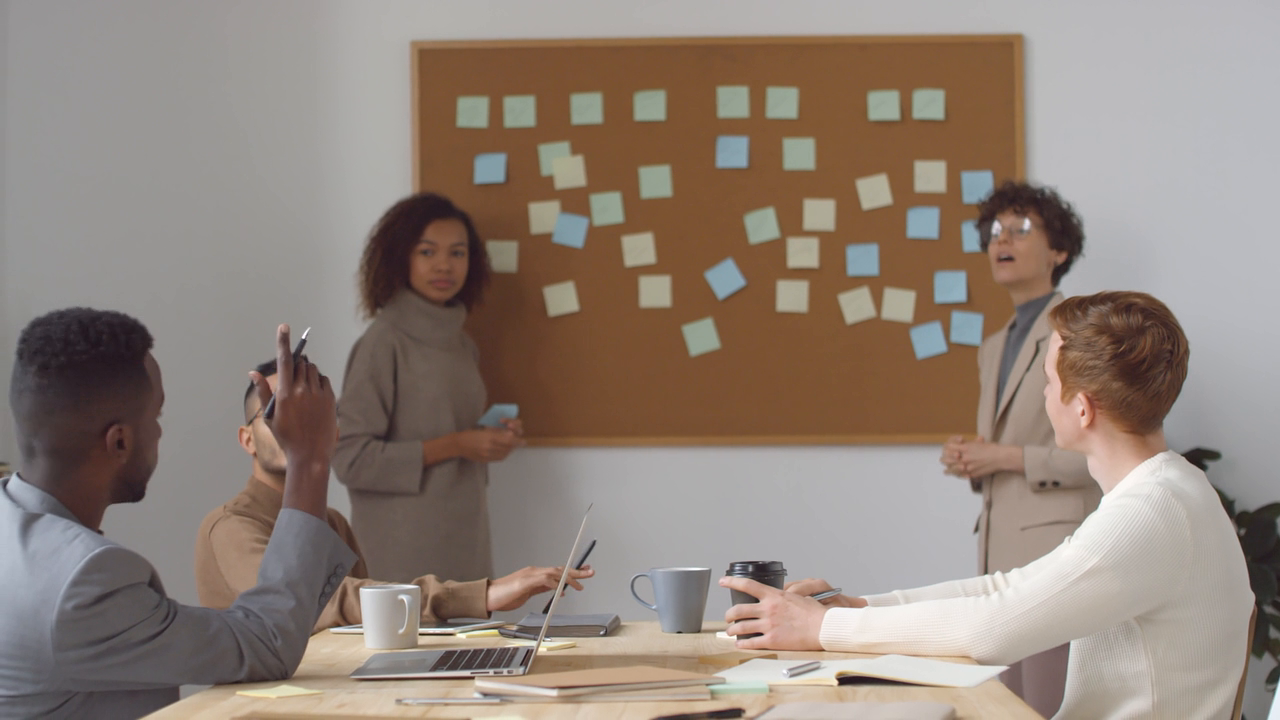
#> input picture frame 24 of faces.mp4, 1280 x 720 px
$ python opencv_face_detection_using_haar_cascade_classifiers.py
#> lines starting #> are read from the running program, lines starting #| are printed output that depends on the picture; after the words box and inside, x2 and y2 are one past the last pixel; in counts of white or black regions, pixels touching at a corner belong together
import cv2

face_cascade = cv2.CascadeClassifier("haarcascade_frontalface_default.xml")
eye_cascade = cv2.CascadeClassifier("haarcascade_eye_tree_eyeglasses.xml")

cap = cv2.VideoCapture("faces.mp4")

while cap.isOpened():
    _, img = cap.read()
#> img is the input picture: shape (720, 1280, 3); mean B, G, R 120.9, 130.6, 144.7
    gray = cv2.cvtColor(img, cv2.COLOR_BGR2GRAY)
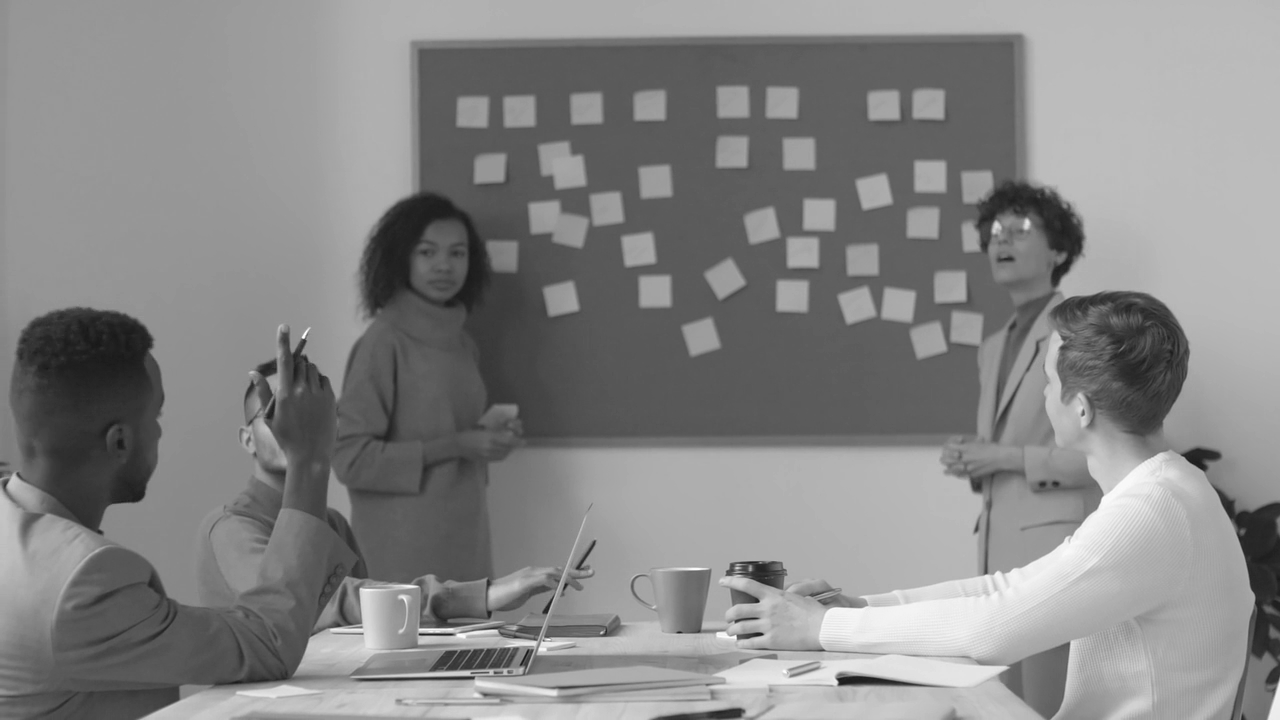
#> gray: shape (720, 1280); min 22, max 255, mean 133.6
    faces = face_cascade.detectMultiScale(gray, 1.1, 4)
#> faces = [[406, 224, 74, 74], [322, 411, 74, 74]]


    for (x,y,w,h) in faces:
        cv2.rectangle(img, (x,y), (x+w, y+h), (255,0,0), 3)
        roi_gray = gray[y:y+h, x:x+w]
        roi_color = img[y:y+h, x:x+w]

        eyes = eye_cascade.detectMultiScale(roi_gray)
        for (ex,ey,ew,eh) in eyes:
            cv2.rectangle(roi_color, (ex,ey), (ex+ew, ey+eh), (0,255,0), 5)
#> this loop made 2 passes
#> (x, y, w, h, eyes) on pass 1: (406, 224, 74, 74, [[9, 19, 20, 20], [40, 20, 22, 22]])
#> pass 1, `roi_gray = gray[y:y+h, x:x+w]`:
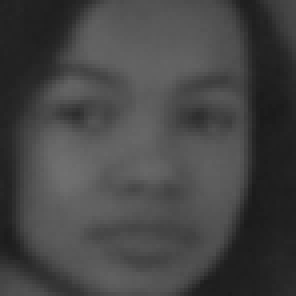
#> roi_gray: shape (74, 74) (shown 4 times larger); min 26, max 112, mean 68.8
#> pass 1, `roi_color = img[y:y+h, x:x+w]`:
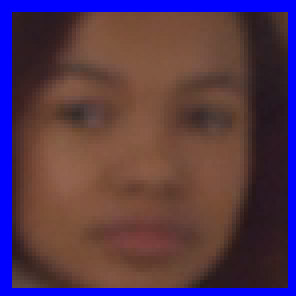
#> roi_color: shape (74, 74, 3) (shown 4 times larger); mean B, G, R 78.1, 54.8, 83.7
#> pass 2, `roi_gray = gray[y:y+h, x:x+w]`:
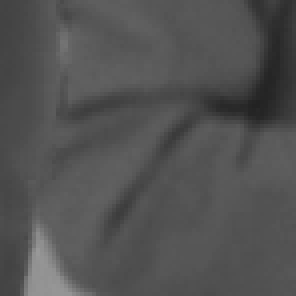
#> roi_gray: shape (74, 74) (shown 4 times larger); min 34, max 152, mean 82.4
#> pass 2, `roi_color = img[y:y+h, x:x+w]`:
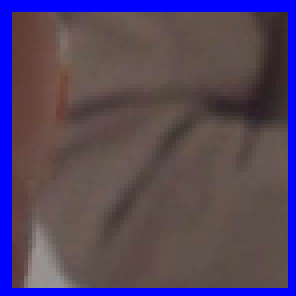
#> roi_color: shape (74, 74, 3) (shown 4 times larger); mean B, G, R 96.4, 68.1, 83.1
#> after the loop:
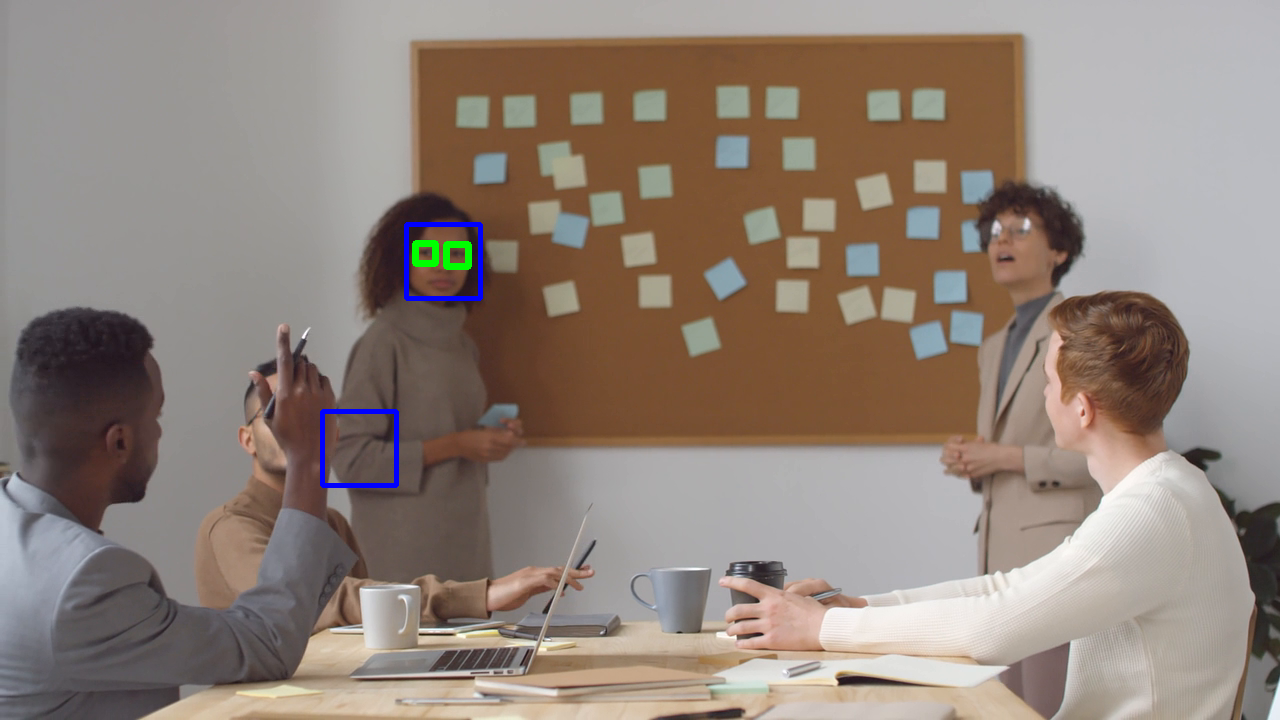
#> img: shape (720, 1280, 3); 0.44% of pixels changed, all inside (x1, y1, x2, y2) = (320, 222, 483, 488)

    cv2.imshow("Image", img)
    if cv2.waitKey(1) & 0xFF == ord('q'):
#> (key q is pressed here)
        break

cap.release()

$ run again, starting later in the video
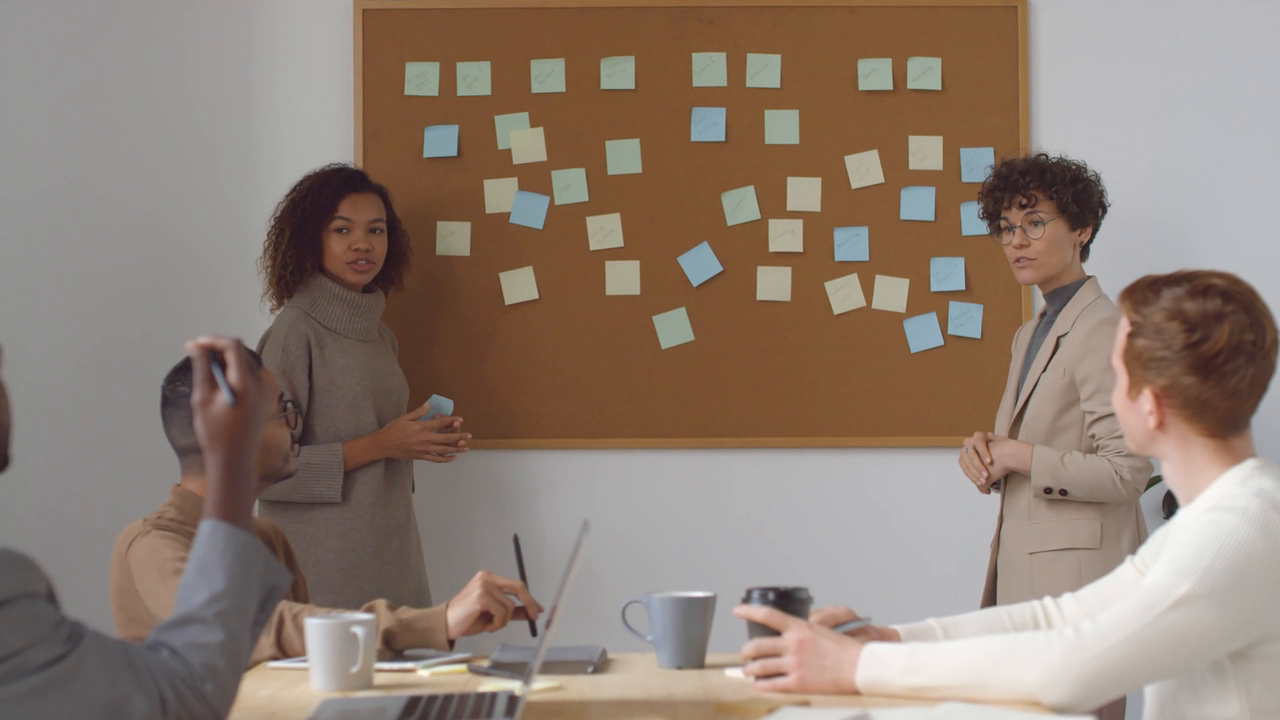
#> input picture frame 192 of faces.mp4, 1280 x 720 px
#> img is the input picture: shape (720, 1280, 3); mean B, G, R 115.1, 126.6, 143.1
#> `gray = cv2.cvtColor(img, cv2.COLOR_BGR2GRAY)`:
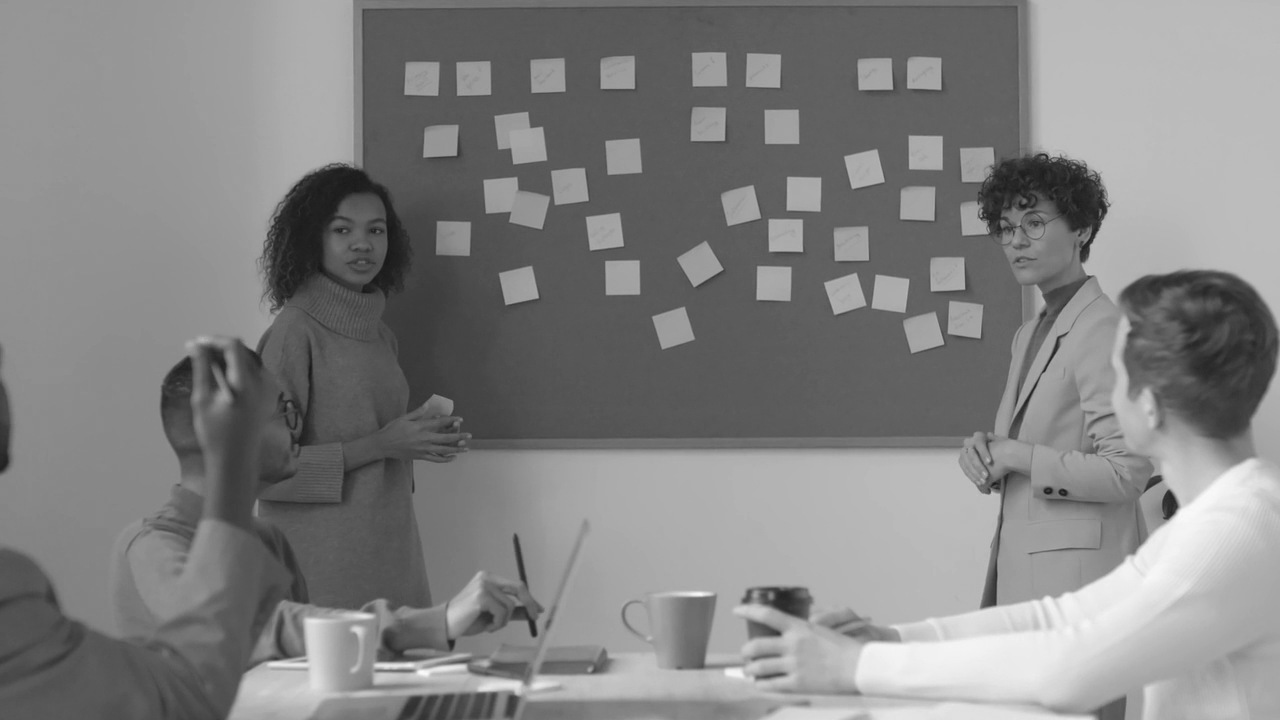
#> gray: shape (720, 1280); min 23, max 250, mean 130.2
#> faces = [[985, 198, 75, 75], [318, 198, 83, 83]]
#> the loop `for (x,y,w,h) in faces:` made 2 passes
#> (x, y, w, h, eyes) on passes 1 to 2: (985, 198, 75, 75, [[38, 14, 24, 24]]), (318, 198, 83, 83, [[11, 22, 23, 23], [46, 23, 22, 22]])
#> after the loop `for (x,y,w,h) in faces:`:
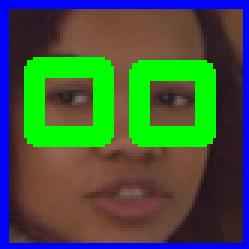
#> roi_color: shape (83, 83, 3) (shown 3 times larger); mean B, G, R 64.4, 86.7, 64.8
